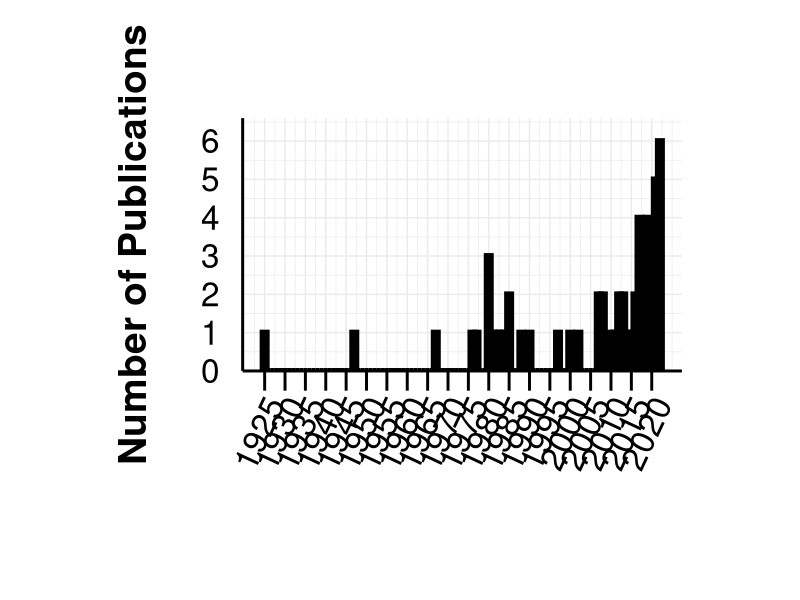
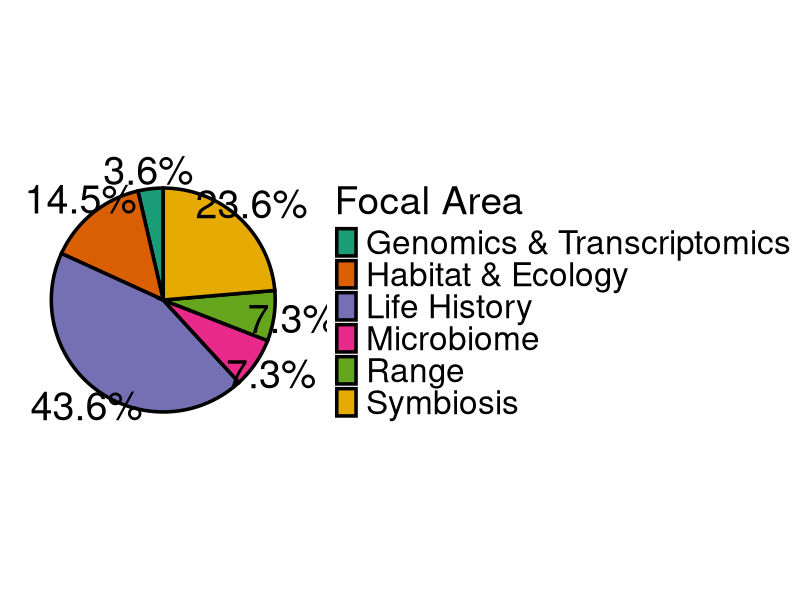
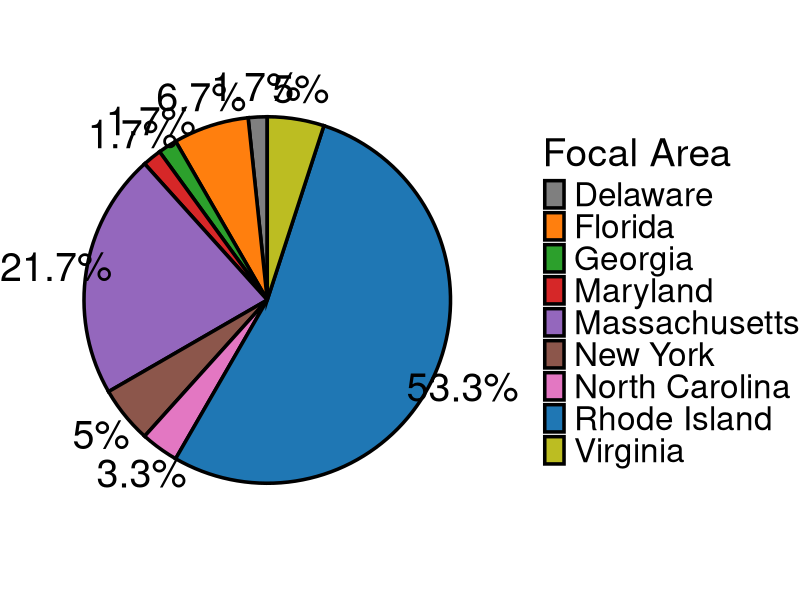
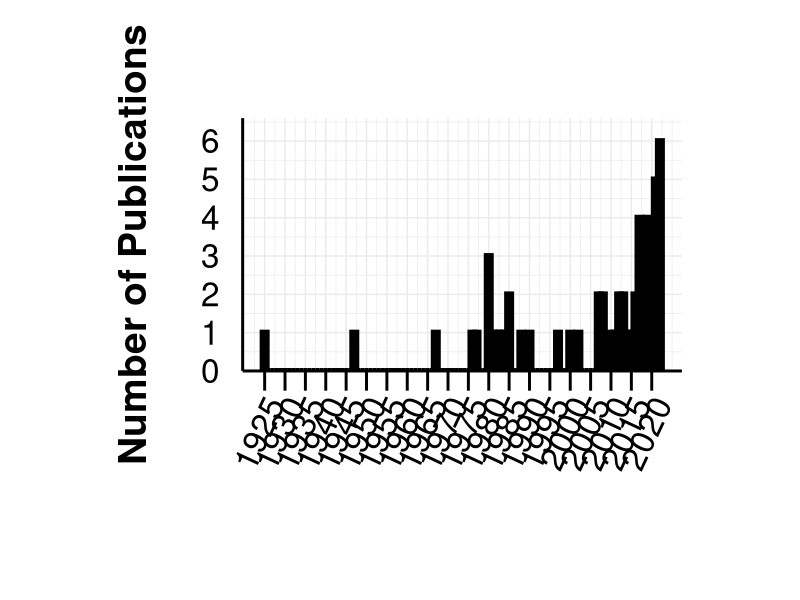
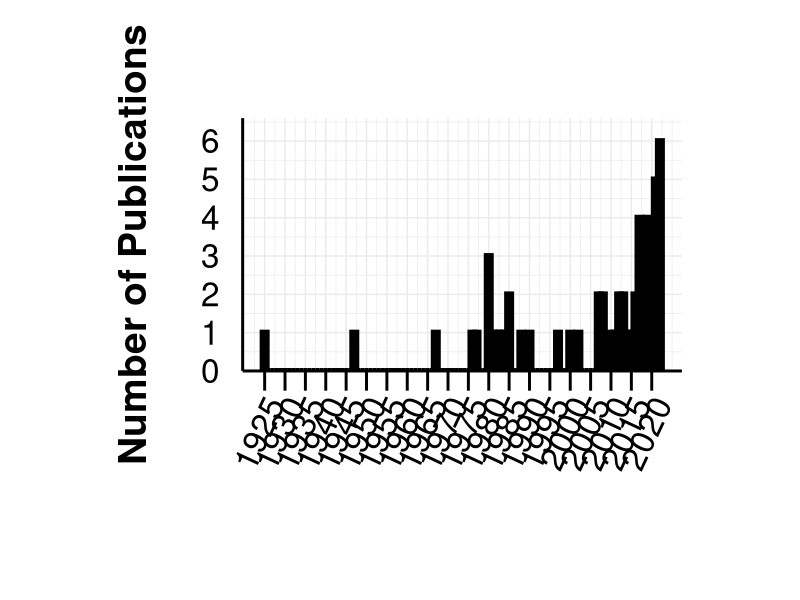
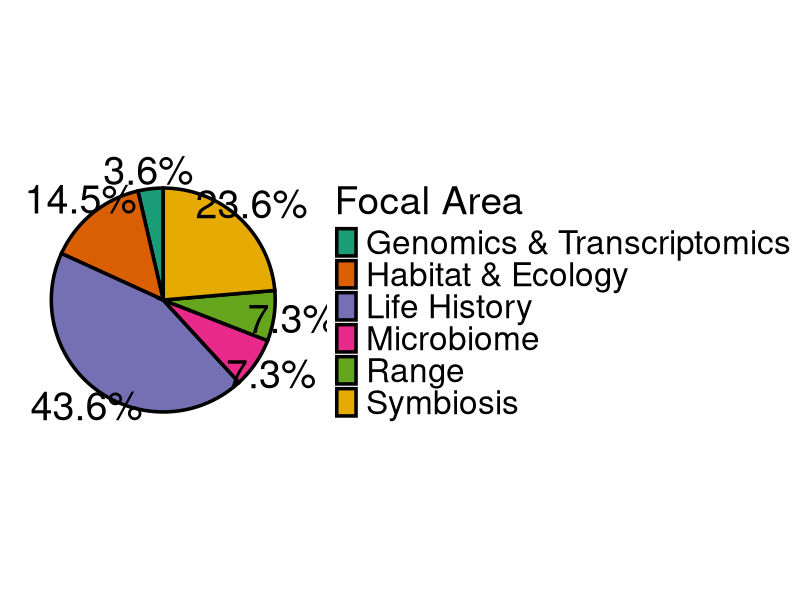
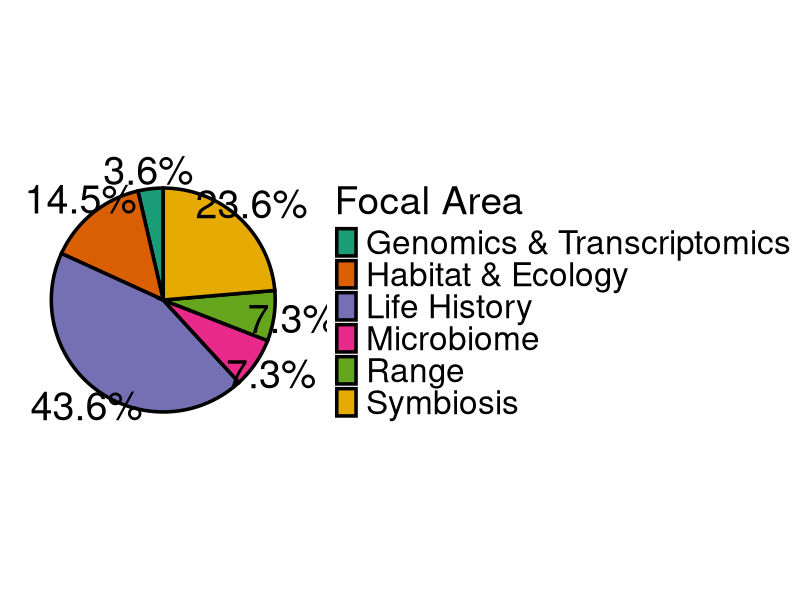
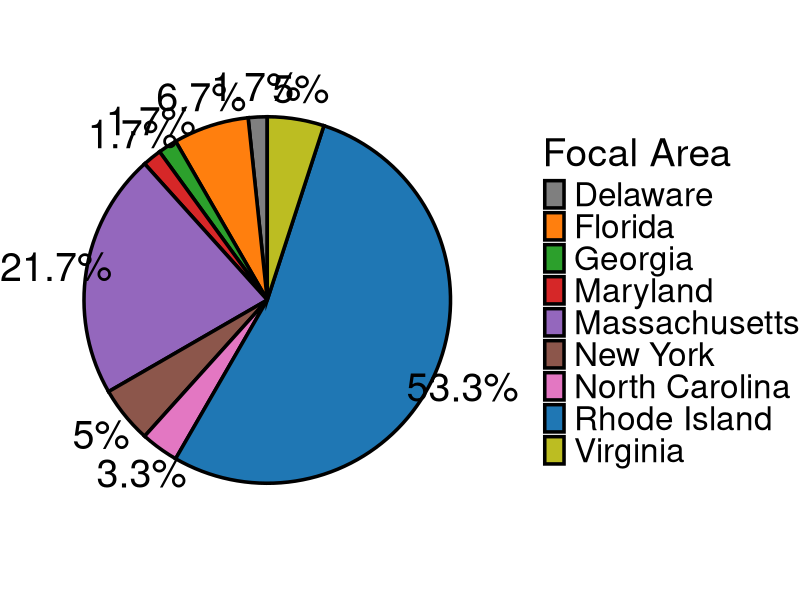

These charts were generated, in order, by the following R code: (Note: this script raises an error after producing the figures.)
## ---- chunk 1
knitr::opts_chunk$set(echo = TRUE)

library(tidyverse)
library(ggpubr)
library(cowplot)
library(gridExtra)
## ---- chunk 2
lit <- read.csv("../data/LiteratureByYear.csv")

# Remove NAs
lit <- na.omit(lit)
## ---- chunk 3
lit_by_year <- ggplot(lit, aes(y = PublicationNo., x = Year)) +
  geom_bar(stat = "identity", position = "dodge", fill = "gray", color = "black", width = 1, size = 2) +
  theme_minimal() +
  ylab("Number of Publications\n") +
  scale_y_continuous(expand = expansion(mult = c(0, 0.1)), limits = c(0, 6), breaks = seq(0,6,1)) +
  scale_x_continuous(breaks = seq(1925,2023,5)) +
  theme_minimal() +
  theme(axis.text.x = element_text(angle = 65,
                                   #vjust = 0.5,
                                   hjust= 1,
                                   size=24,
                                   colour = "black"),
        axis.title.x = element_text(size = 0),
        axis.text.y = element_text(size = 24, colour = "black"),
        axis.title.y = element_text(size = 28, face = "bold"),
        axis.line = element_line(colour = 'black', size = 1),
        axis.ticks.x = element_line(size = 1, color = "black"),
        axis.ticks.length = unit(0.5, "cm"),
        #plot.title = element_text(size = 100, hjust = 0.5),
        plot.margin = margin(3,3,3,3, "cm")); lit_by_year

# Save plot 
ggsave("../output/Literature_By_Year.pdf", lit_by_year, width = 40, height = 15)
ggsave("../output/Literature_By_Year.png", lit_by_year, width = 40, height = 15)
## ---- chunk 4
lit_focal <- read.csv("../data/LiteratureByFocalArea.csv")

# Replace "Habitat" with "Habitat & Ecology"
lit_focal$Primary.Focal.Area <- gsub("Habitat", "Habitat & Ecology", lit_focal$Primary.Focal.Area)
## ---- chunk 5
lit_focal.percent <- lit_focal %>%
  group_by(Primary.Focal.Area) %>%
  summarise(count = n()) %>%
  mutate(percentage = (count / sum(count)) * 100)
## ---- chunk 6
lit_by_focal_area <- ggplot(lit_focal.percent, aes(x="", y=count, fill=Primary.Focal.Area)) +
  geom_col(color = "black", linewidth = 1.2) +
  coord_polar("y", start=0) + 
  theme_void() +
  #geom_text(aes(label = paste0(round(percentage, 1), "%")), position = position_stack(vjust = 0.5)) +
  scale_fill_brewer(palette = "Dark2") +
  theme_void() +
  labs(fill = "Focal Area") +
  geom_text(aes(x = 1.6, label = paste0(round(percentage, 1), "%")), position = position_stack(vjust = 0.5), size = 10) +
  theme(legend.position = "right", 
        legend.text = element_text(size = 24), 
        legend.title = element_text(size = 28)); lit_by_focal_area

# Save plot 
ggsave("../output/Literature_By_FocalArea.pdf", lit_by_focal_area, width = 20, height = 15, units = c("in"))
ggsave("../output/Literature_By_FocalArea.png", lit_by_focal_area, width = 20, height = 15, units = c("in"))
## ---- chunk 7
# Select location only and calculate percentages
lit_focal_location.percent <- lit_focal %>%
  na.omit(Location) %>%
  select(Location) %>%
  mutate(Location = trimws(Location)) %>%
  separate_rows(Location, sep = "; ") %>%
  group_by(Location) %>%
  summarise(count = n()) %>%
  mutate(percentage = (count / sum(count)) * 100)
## ---- chunk 8
lit_by_location <- ggplot(lit_focal_location.percent, aes(x="", y=count, fill=Location)) +
  geom_col(color = "black", linewidth = 1.2) +
  coord_polar("y", start=0) + 
  theme_void() +
  #geom_text(aes(label = paste0(round(percentage, 1), "%")), position = position_stack(vjust = 0.5)) +
  #scale_fill_brewer(palette = "Dark6") +
  scale_fill_manual(values = c("#7f7f7f", "#ff7f0e", "#2ca02c", "#d62728", "#9467bd", "#8c564b", "#e377c2", "#1f77b4", "#bcbd22")) +
  theme_void() +
  labs(fill = "Focal Area") +
  geom_text(aes(x = 1.6, label = paste0(round(percentage, 1), "%")), position = position_stack(vjust = 0.5), size = 10) +
  theme(legend.position = "right", 
        legend.text = element_text(size = 24), 
        legend.title = element_text(size = 28)); lit_by_location

# Save plot 
ggsave("../output/Literature_By_Location.pdf", lit_by_location, width = 20, height = 15, units = c("in"))
ggsave("../output/Literature_By_Location.png", lit_by_location, width = 20, height = 15, units = c("in"))
## ---- chunk 9
fig <- ggdraw() +
  draw_plot(lit_by_year, x = 0, y = 0.5, width = 1, height = 0.5) +
  draw_plot(lit_by_area, x = 0.5, y = 0, width = 0.5, height = 0.5) + 
  draw_plot(lit_by_location, x = 0, y = 0, width = 0.5, height = 0.5) + 
  draw_plot_label(label = c("a", "b", "c"), size = 20, x = c(0, 0.5, 0), y = c(0.5, 0, 0))

fig


fig <- ggdraw() +
  draw_plot(lit_by_year, x = 0, y = 0.5, width = 1, height = 0.5) +
  draw_plot(lit_by_area, x = 0.5, y = 0, width = 0.5, height = 0.5) + 
  draw_plot(lit_by_location, x = 0, y = 0, width = 0.5, height = 0.5) + 
  draw_plot_label(label = c("a", "b", "c"), size = 20, x = c(0, 0), y = c(1, 0.5))

# Save plot 
ggsave("../output/Figures/Figure3.pdf", fig, width = 20, height = 15, units = c("in"))
ggsave("../output/Figures/Figure3.png", fig, width = 20, height = 15, units = c("in"))
